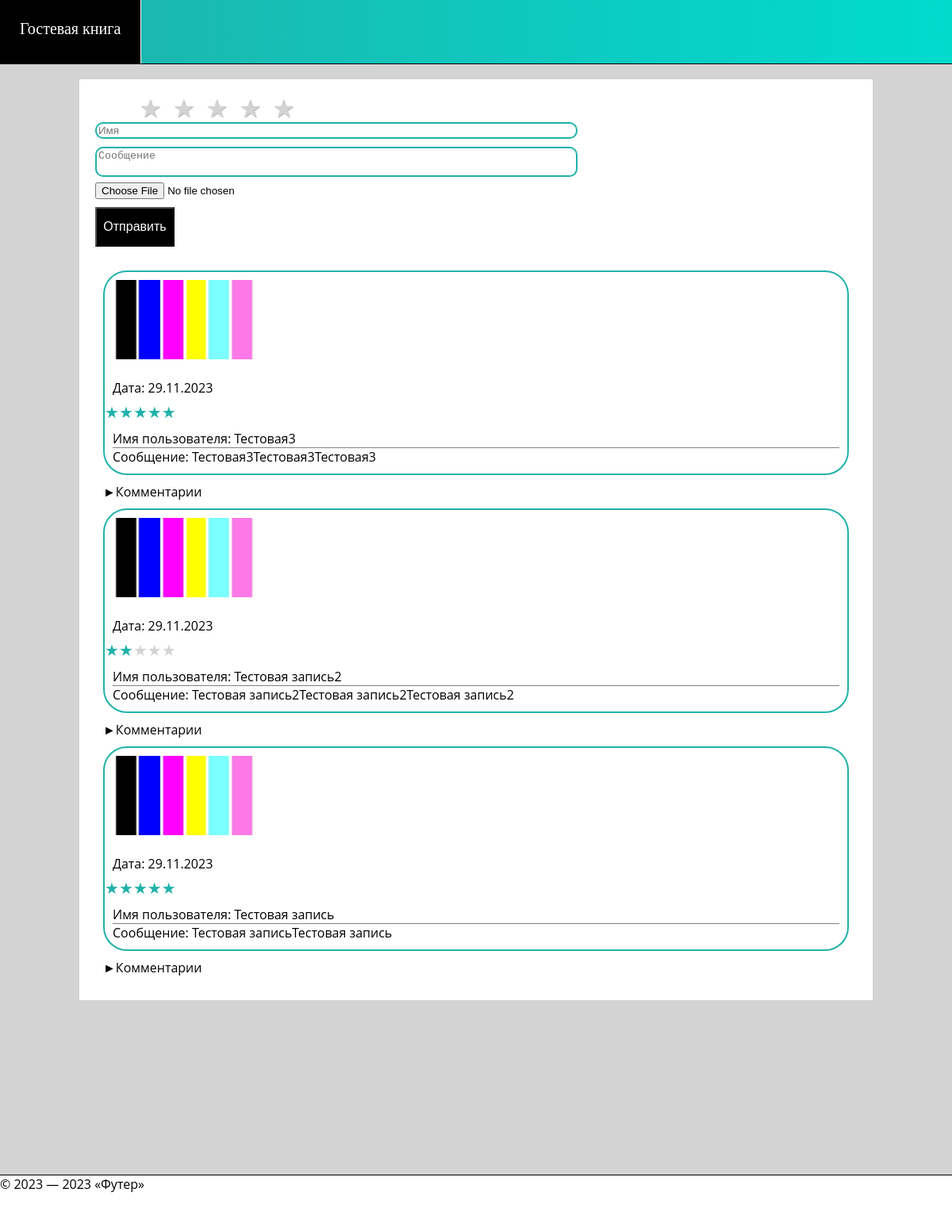
The page / on the database its author committed.
### tables this page shows
CREATE TABLE `Book` (
  `id` int(11) NOT NULL,
  `name` text NOT NULL,
  `message` text NOT NULL,
  `date` datetime NOT NULL,
  `rating` float(11,0) NOT NULL
);

### Application/Controllers/MainController.php (called while the page is built, shortened)
<?php
class MainController extends Controller
{
    public function listAction(){
        $tableName1 = "Book";
        $tableName2 = "Comments";
        $model = Db::model('Main');
        $view="Main/list";
        $postsList = $model->getList($tableName1);
        $comList = $model->getList($tableName2);
        $arResult = $model->linkArrays($postsList,$comList);
        $vars = [
            'arResult' => $arResult,
            'head'=> "Главная"
        ];
        $this->view->render($view,$vars);
    }
}

### index.php (called while the page is built, shortened)
<?php
spl_autoload_register(function ($class)
{
    $path = str_replace('\\','/',$class.'.php');
});
$router = new Router();
$router->run();

### Application/Lib/Db.php (called while the page is built, shortened)
<?php
class Db {
    protected $db;
    public function __construct() {
        $config = require 'Application/Config/db.php';
        $this->db = new PDO('mysql:host='.$config['host'].';dbname='.$config['dbname'].';charset='.$config['charset'].'', $config['user'], $config['password']);
    }
    public function query($sql, $params = []) {
        $stmt = $this->db->prepare($sql);
        $stmt->execute();
        return $stmt;
    }
    public function row($sql, $params = []) {
        $result = $this->query($sql, $params);
        return $result->fetchAll(PDO::FETCH_ASSOC);
    }
    public static function model($name)
    {
        $path = 'Application\Models\\'.ucfirst($name);
        if (class_exists($path))
        {
            return new $path();
        }
        else {
            throw new Exception('Модель не найдена');
        }
    }
}

### Application/Config/db.php (called while the page is built)
<?php
return [
    'host' => 'guestbook',
    'dbname' => 'guestbook',
    'user' => 'root',
    'password' => '',
    'charset' => 'utf8'
];

### Application/Core/Model.php (called while the page is built, shortened)
<?php
abstract class Model
{
    public function __construct()
    {
        $this->db = new Db;
    }
}

### Application/Models/Main.php (called while the page is built, shortened)
<?php
class  Main extends Model
{
    public function getList($tableName)
    {
        return $this->db->row('SELECT * FROM '.$tableName.' ORDER BY date DESC');
    }
    public function linkArrays($array1,$array2){
        $arResult =[];
        foreach ($array1 as $item) {
            $arResult[$item["id"]]["name"] = $item["name"];
            $arResult[$item["id"]]["id"] = $item["id"];
            $arResult[$item["id"]]["message"] = $item["message"];
            $arResult[$item["id"]]["date"] = $item["date"];
            $arResult[$item["id"]]["rating"] = $item["rating"];
        }
        return $arResult;
    }
}

### Application/Views/Main/list.php (the view, shortened to what this page needs)
<div class="header">
    <div class="navbar-main">
        <a href="/" class="main-link"><h1>Гостевая книга</h1></a>
    </div>
</div>
<div class="form-container">
    <form id="form" action="main/add" method="post" enctype="multipart/form-data">
        <div class="rating-area">
            <label for="star-5" title="Оценка «5»"></label>
            <label for="star-4" title="Оценка «4»"></label>
            <label for="star-3" title="Оценка «3»"></label>
            <label for="star-2" title="Оценка «2»"></label>
            <label for="star-1" title="Оценка «1»"></label>
        </div>
        <div class="name-input-container"><input type="text" class="name-input" name="message-author" placeholder="Имя"></div>
        <div class="text-area-container"><textarea name="message-text" class="text-area" placeholder="Сообщение"></textarea></div>
        <input type="file" name="img">
        <div><input type="submit" value="Отправить" class="main-btn"></div>
    </form>
</div>
<div class="reviews-list">
    <?if(isset($arResult)):?>
    <? foreach ($arResult as $val): ?>
        <div class="review-item-container">
            <div class="review-item" id="<?=$val["id"]?>">
                <img src="/Public/Images/<?=$val["id"]?>.jpg" alt="" class="img">
                <div class="date">Дата: <?= date('d.m.Y', strtotime($val['date'])); ?></div>
                <div class="rating-mini">
                    <?$rating=$val['rating']?>
                    <span class="<?php if ($rating >= 1) echo 'active'; ?>"></span>
                    <span class="<?php if ($rating >= 2) echo 'active'; ?>"></span>
                    <span class="<?php if ($rating >= 3) echo 'active'; ?>"></span>
                    <span class="<?php if ($rating >= 4) echo 'active'; ?>"></span>
                    <span class="<?php if ($rating >= 5) echo 'active'; ?>"></span>
                </div>
                <div class="message-container">
                    <div class="author-name">Имя пользователя: <?= $val['name']; ?></div>
                    <div class="message">Сообщение: <?= $val['message']; ?></div>
                </div>
            </div>
            <div class="comment-header"><span class="arrow">►</span>Комментарии</div>
        </div>
    <? endforeach; ?>
    <?endif;?>
</div>

### Application/Core/Router.php (shortened to what this page needs)
<?php
class Router {
    protected $routes = [];
    protected $params = [];
    public function add($route, $params) {
        $route = preg_replace('/{([a-z]+):([^\}]+)}/', '(?P<\1>\2)', $route);
        $route = '#^'.$route.'$#';
        $this->routes[$route] = $params;
    }
    public function match() {
        $url = trim($_SERVER['REQUEST_URI'], '/');
        foreach ($this->routes as $route => $params) {
            if (preg_match($route, $url, $matches)) {
                $this->params = $params;
                return true;
            }
        }
        return false;
    }
    public function run(){
        if ($this->match()) {
            $path = 'Application\Controllers\\'.ucfirst($this->params['controller']).'Controller';
            if (class_exists($path)) {
                $action = $this->params['action'].'Action';
                if (method_exists($path, $action)) {
                    $controller = new $path($this->params);
                    $controller->$action();
                } else {
                    View::errorCode(404);
                }
            } else {
                View::errorCode(404);
            }
        } else {
            View::errorCode(404);
        }
    }
}

### Application/Core/View.php (shortened to what this page needs)
<?php
class View
{
    public $layout = 'default';
    public function render($view,$vars = [])
    {
        extract($vars);
        if (file_exists('Application/Views/'.$view.'.php'))
        {
            require 'Application/Views/'.$view.'.php';
            $content = ob_get_clean();
            require 'Application/Views/Layouts/'.$this->layout.'.php';
        }
        else
        {
            echo 'вид не найден';
        }
    }
}

### Application/Views/Layouts/default.php (shortened to what this page needs)
<!doctype html>
<html>
<head>
    <link rel="stylesheet" type="text/css" href="/Public/Styles/reset.css">
    <link rel="stylesheet" type="text/css" href="/Public/Styles/style.css">
</head>
<body>
<div class="header">
    <div class="name">
        <p>Тестовый сайт</p>
    </div>
</div>
<div class="content">
    <?php echo $content; ?>
</div>
<div class="footer">
    <p>&copy; 2023 &mdash; 2023 &laquo;Футер&raquo;</p>
</div>
</body>
</html>

### Public/Styles/style.css (style rules this page uses)
html { height: 100%; }
body { background: lightgray; font-family: 'Open Sans', sans-serif; font-style: normal; margin: 0; display: flex; flex-direction: column; }
.header { position: fixed; top: 0; left: 0; right: 0; height: 80px; background: linear-gradient(to right,lightseagreen,#00dbce); z-index: 9999; border-bottom: 1px solid black; display: flex; flex-direction: row; }
.navbar-main { font-family: "Malgun Gothic"; padding: 25px; border-right: 1px solid white; }
.main-link { font-size: 20px; text-decoration: none; color: white; vertical-align: center; }
.footer { margin-top: 10%; height: 60px; background-color: #fff; border-top: 1px solid black; bottom: 0; width: 100%; }
.content { margin: 100px; background: white; padding: 20px; }
.form-container { margin-bottom: 30px; }
.main-btn { font-size: 16px; margin-top: 10px; color: white; background: black; width: 100px; height: 50px; }
.name-input-container { margin-bottom: 10px; }
.name-input { width: 600px; border: 2px solid lightseagreen; border-radius: 10px; }
.text-area { width: 600px; border: 2px solid lightseagreen; border-radius: 10px; }
textarea { resize: none; }
.review-item-container { margin:10px; }
.review-item { border: 2px solid lightseagreen; border-radius: 30px; background: white; color: black; margin-bottom: 10px; }
.date { padding:10px ; }
.author-name { border-bottom: 1px solid gray; }
.message-container { padding: 10px; }
.rating-area { overflow: hidden; width: 265px; }
.img { padding: 10px; height: 100px; }
.rating-area:not(:checked) > label { float: right; width: 42px; padding: 0; cursor: pointer; font-size: 32px; line-height: 32px; color: lightgrey; text-shadow: 1px 1px #bbb; }
.rating-area:not(:checked) > label:before { content: '★'; }
.rating-mini { display: inline-block; font-size: 0; }
.rating-mini span { padding: 0; font-size: 20px; line-height: 1; color: lightgrey; }
.rating-mini > span:before { content: '★'; }
.rating-mini > span.active { color: lightseagreen; }

### rows shown on the page
book: date "29.11.2023", rating 5 (drawn), name "Тестовая3", message "Тестовая3Тестовая3Тестовая3"
book: date "29.11.2023", rating 2 (drawn), name "Тестовая запись2", message "Тестовая запись2Тестовая запись2Тестовая запись2"
book: date "29.11.2023", rating 5 (drawn), name "Тестовая запись", message "Тестовая записьТестовая запись"
